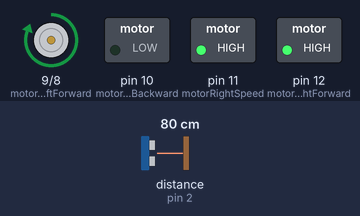
The sketch below on a simulated Arduino Uno, built with avr-gcc and run on an emulated ATmega328P. On the bench: motor-driver pin pairs drawn as motors (green arrow = first pin HIGH = forward, orange = second pin HIGH = backward, longer = more drive, scaled by the enable pin), switched loads named in the sketch (green lamp = pin HIGH). The test bench sets the inputs (shaded band); at power-on: distance to the obstacle (sensor on pin 2) 80 cm. The echo pulse lasts 58.3 µs per cm.

Above: at 1.2 s.
1.3 s: distance to the obstacle (sensor on pin 2) set to 11 cm
2.8 s: distance to the obstacle (sensor on pin 2) set to 8 cm
At 4.0 s:
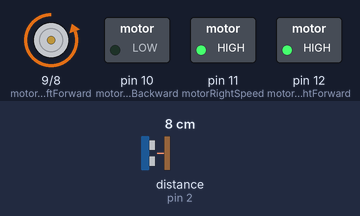
4.3 s: distance to the obstacle (sensor on pin 2) set to 18 cm
At 5.2 s:
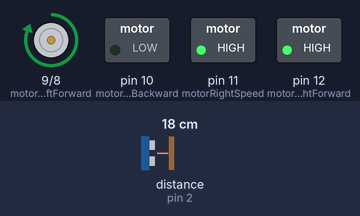
5.8 s: distance to the obstacle (sensor on pin 2) set to 2 cm
At 6.3 s:
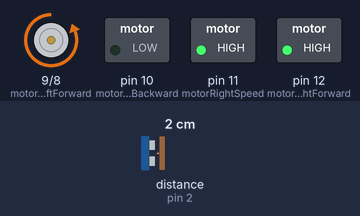
Timing chart, 0 to 8.3 s (numbered marks = the images above; inputs shaded):
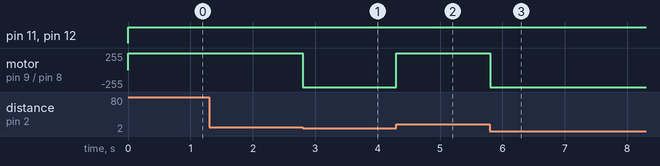

The sketch:

car-obstacle-avoid.ino
```cpp
#include <NewPing.h>

// Set motor control pins
int motorLeftSpeed = 6;
int motorLeftForward = 9;
int motorLeftBackward = 8;

int motorRightSpeed = 11;
int motorRightForward = 12;
int motorRightBackward = 10;

// Set sonar sensor pins
int trigger = 3;
int echo = 2;

// Sonar max distance
int maxDistance = 400;
int turnThreshold = 100;

// Initialise sonar sensor
NewPing sonar(trigger, echo, maxDistance);

void setup() {

    // Set all motor pins as outputs
    pinMode(motorLeftSpeed, OUTPUT);
    pinMode(motorRightSpeed, OUTPUT);
    pinMode(motorLeftForward, OUTPUT);
    pinMode(motorLeftBackward, OUTPUT);
    pinMode(motorRightForward, OUTPUT);
    pinMode(motorRightBackward, OUTPUT);
}

void turnLeft(int speed) {

    // Set left motor to backward direction
    digitalWrite(motorLeftForward, LOW);
    digitalWrite(motorLeftBackward, HIGH);
    // Set left motor speed to maximum (0 - 255)
    analogWrite(motorLeftSpeed, speed);

    // Set right motor to forward direction
    digitalWrite(motorRightForward, HIGH);
    digitalWrite(motorRightBackward, LOW);
    // Set right motor speed to maximum (0 - 255)
    analogWrite(motorRightSpeed, speed);
}

void turnRight(int speed) {

    // Set left motor to forward direction
    digitalWrite(motorLeftForward, HIGH);
    digitalWrite(motorLeftBackward, LOW);
    // Set left motor speed to maximum (0 - 255)
    analogWrite(motorLeftSpeed, speed);

    // Set right motor to backward direction
    digitalWrite(motorRightForward, LOW);
    digitalWrite(motorRightBackward, HIGH);
    // Set right motor speed to maximum (0 - 255)
    analogWrite(motorRightSpeed, speed);
}

void moveForward(int speed) {

    // Set left motor to forward direction
    digitalWrite(motorLeftForward, HIGH);
    digitalWrite(motorLeftBackward, LOW);
    // Set left motor speed to maximum (0 - 255)
    analogWrite(motorLeftSpeed, speed);

    // Set right motor to forward direction
    digitalWrite(motorRightForward, HIGH);
    digitalWrite(motorRightBackward, LOW);
    // Set right motor speed to maximum (0 - 255)
    analogWrite(motorRightSpeed, speed);
}

void loop() {

    // If mesured distance is below threshold
    if (sonar.ping_cm() < turnThreshold / 10) {

        // Turn away
        turnLeft(255);

    // If measured distance is over threshold
    } else {
        moveForward(255);
    }
}
```

Measured:
- the behaviour switches between 10 and 9 cm on distance to the obstacle (sensor on pin 2) (found by bisection; images 0 and 1)
- after the input at 1.3 s, every drawn part: stays the same
- after the input at 2.8 s, motor on pin 9 (motorLeftForward) / pin 8 (motorLeftBackward): forward 255/255 → backward 255/255 at once
- after the input at 4.3 s, motor on pin 9 (motorLeftForward) / pin 8 (motorLeftBackward): backward 255/255 → forward 255/255 at once
- after the input at 5.8 s, motor on pin 9 (motorLeftForward) / pin 8 (motorLeftBackward): forward 255/255 → backward 255/255 at once
